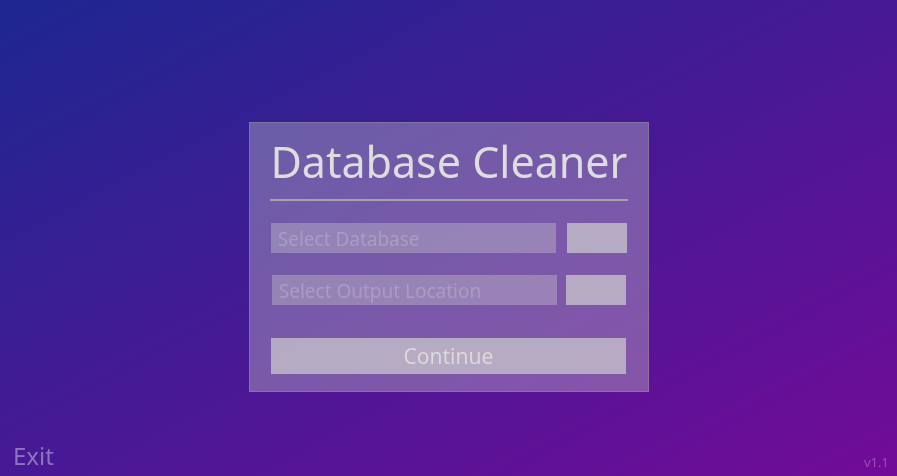
      <widget class="QWidget" name="home_page">
       <property name="styleSheet">
        <string notr="true">QWidget {
	background-color: qlineargradient(spread:pad, x1:0, y1:0, x2:1, y2:1, stop:0 rgba(29, 39, 145, 255), stop:1 rgba(114, 11, 152, 255));
}

QFrame {
	
	background-color: rgba(0, 0, 0, 0);
}</string>
       </property>
       <layout class="QVBoxLayout" name="verticalLayout">
        <property name="spacing">
         <number>0</number>
        </property>
        <property name="leftMargin">
         <number>0</number>
        </property>
        <property name="topMargin">
         <number>0</number>
        </property>
        <property name="rightMargin">
         <number>0</number>
        </property>
        <property name="bottomMargin">
         <number>0</number>
        </property>
        <item>
         <widget class="QFrame" name="frame_2">
          <property name="sizePolicy">
           <sizepolicy hsizetype="Expanding" vsizetype="Expanding">
            <horstretch>0</horstretch>
            <verstretch>0</verstretch>
           </sizepolicy>
          </property>
          <property name="frameShape">
           <enum>QFrame::StyledPanel</enum>
          </property>
          <property name="frameShadow">
           <enum>QFrame::Raised</enum>
          </property>
          <layout class="QVBoxLayout" name="verticalLayout_3">
           <property name="leftMargin">
            <number>0</number>
           </property>
           <property name="topMargin">
            <number>0</number>
           </property>
           <property name="rightMargin">
            <number>0</number>
           </property>
           <property name="bottomMargin">
            <number>0</number>
           </property>
           <item>
            <spacer name="verticalSpacer_2">
             <property name="orientation">
              <enum>Qt::Vertical</enum>
             </property>
             <property name="sizeHint" stdset="0">
              <size>
               <width>895</width>
               <height>120</height>
              </size>
             </property>
            </spacer>
           </item>
           <item>
            <widget class="QFrame" name="frame_26">
             <property name="minimumSize">
              <size>
               <width>90</width>
               <height>90</height>
              </size>
             </property>
             <property name="frameShape">
              <enum>QFrame::StyledPanel</enum>
             </property>
             <property name="frameShadow">
              <enum>QFrame::Raised</enum>
             </property>
             <layout class="QHBoxLayout" name="horizontalLayout_12">
              <property name="spacing">
               <number>0</number>
              </property>
              <property name="leftMargin">
               <number>0</number>
              </property>
              <property name="topMargin">
               <number>0</number>
              </property>
              <property name="rightMargin">
               <number>0</number>
              </property>
              <property name="bottomMargin">
               <number>0</number>
              </property>
              <item>
               <spacer name="horizontalSpacer_9">
                <property name="orientation">
                 <enum>Qt::Horizontal</enum>
                </property>
                <property name="sizeHint" stdset="0">
                 <size>
                  <width>245</width>
                  <height>20</height>
                 </size>
                </property>
               </spacer>
              </item>
              <item>
               <widget class="QFrame" name="frame_27">
                <property name="minimumSize">
                 <size>
                  <width>400</width>
                  <height>270</height>
                 </size>
                </property>
                <property name="maximumSize">
                 <size>
                  <width>400</width>
                  <height>270</height>
                 </size>
                </property>
                <property name="styleSheet">
                 <string notr="true">QFrame#frame_27 {
background-color: rgba(206, 206, 206, 90);
}</string>
                </property>
                <property name="frameShape">
                 <enum>QFrame::StyledPanel</enum>
                </property>
                <property name="frameShadow">
                 <enum>QFrame::Raised</enum>
                </property>
                <layout class="QVBoxLayout" name="verticalLayout_16">
                 <property name="spacing">
                  <number>0</number>
                 </property>
                 <property name="leftMargin">
                  <number>20</number>
                 </property>
                 <property name="topMargin">
                  <number>0</number>
                 </property>
                 <property name="rightMargin">
                  <number>20</number>
                 </property>
                 <property name="bottomMargin">
                  <number>0</number>
                 </property>
                 <item>
                  <widget class="QFrame" name="frame_6">
                   <property name="frameShape">
                    <enum>QFrame::StyledPanel</enum>
                   </property>
                   <property name="frameShadow">
                    <enum>QFrame::Raised</enum>
                   </property>
                   <layout class="QHBoxLayout" name="horizontalLayout_3">
                    <property name="spacing">
                     <number>0</number>
                    </property>
                    <property name="leftMargin">
                     <number>0</number>
                    </property>
                    <property name="topMargin">
                     <number>0</number>
                    </property>
                    <property name="rightMargin">
                     <number>0</number>
                    </property>
                    <property name="bottomMargin">
                     <number>0</number>
                    </property>
                    <item>
                     <widget class="QLabel" name="lbl_home_title">
                      <property name="sizePolicy">
                       <sizepolicy hsizetype="Preferred" vsizetype="Preferred">
                        <horstretch>0</horstretch>
                        <verstretch>0</verstretch>
                       </sizepolicy>
                      </property>
                      <property name="minimumSize">
                       <size>
                        <width>0</width>
                        <height>70</height>
                       </size>
                      </property>
                      <property name="maximumSize">
                       <size>
                        <width>16777215</width>
                        <height>70</height>
                       </size>
                      </property>
                      <property name="font">
                       <font>
                        <family>Microsoft YaHei</family>
                        <pointsize>32</pointsize>
                        <weight>50</weight>
                        <italic>false</italic>
                        <bold>false</bold>
                       </font>
                      </property>
                      <property name="styleSheet">
                       <string notr="true">color:#DDDDDD;</string>
                      </property>
                      <property name="text">
                       <string>Database Cleaner</string>
                      </property>
                      <property name="alignment">
                       <set>Qt::AlignCenter</set>
                      </property>
                     </widget>
                    </item>
                   </layout>
                  </widget>
                 </item>
                 <item>
                  <widget class="QFrame" name="frame_29">
                   <property name="minimumSize">
                    <size>
                     <width>0</width>
                     <height>2</height>
                    </size>
                   </property>
                   <property name="maximumSize">
                    <size>
                     <width>16777215</width>
                     <height>2</height>
                    </size>
                   </property>
                   <property name="styleSheet">
                    <string notr="true">background-color: rgba(206, 206, 206, 180);</string>
                   </property>
                   <property name="frameShape">
                    <enum>QFrame::StyledPanel</enum>
                   </property>
                   <property name="frameShadow">
                    <enum>QFrame::Raised</enum>
                   </property>
                  </widget>
                 </item>
                 <item>
                  <widget class="QFrame" name="frame_5">
                   <property name="minimumSize">
                    <size>
                     <width>0</width>
                     <height>15</height>
                    </size>
                   </property>
                   <property name="maximumSize">
                    <size>
                     <width>16777215</width>
                     <height>15</height>
                    </size>
                   </property>
                   <property name="frameShape">
                    <enum>QFrame::StyledPanel</enum>
                   </property>
                   <property name="frameShadow">
                    <enum>QFrame::Raised</enum>
                   </property>
                  </widget>
                 </item>
                 <item>
                  <widget class="QFrame" name="frame">
                   <property name="sizePolicy">
                    <sizepolicy hsizetype="Expanding" vsizetype="Expanding">
                     <horstretch>0</horstretch>
                     <verstretch>0</verstretch>
                    </sizepolicy>
                   </property>
                   <property name="minimumSize">
                    <size>
                     <width>0</width>
                     <height>45</height>
                    </size>
                   </property>
                   <property name="maximumSize">
                    <size>
                     <width>16777215</width>
                     <height>45</height>
                    </size>
                   </property>
                   <property name="frameShape">
                    <enum>QFrame::StyledPanel</enum>
                   </property>
                   <property name="frameShadow">
                    <enum>QFrame::Raised</enum>
                   </property>
                   <layout class="QHBoxLayout" name="horizontalLayout">
                    <property name="spacing">
                     <number>0</number>
                    </property>
                    <property name="leftMargin">
                     <number>0</number>
                    </property>
                    <property name="topMargin">
                     <number>0</number>
                    </property>
                    <property name="rightMargin">
                     <number>0</number>
                    </property>
                    <property name="bottomMargin">
                     <number>0</number>
                    </property>
                    <item>
                     <widget class="QLineEdit" name="qle_selected_database">
                      <property name="minimumSize">
                       <size>
                        <width>285</width>
                        <height>30</height>
                       </size>
                      </property>
                      <property name="maximumSize">
                       <size>
                        <width>285</width>
                        <height>16777215</height>
                       </size>
                      </property>
                      <property name="font">
                       <font>
                        <family>Microsoft YaHei</family>
                        <pointsize>14</pointsize>
                       </font>
                      </property>
                      <property name="styleSheet">
                       <string notr="true">background-color: rgba(206, 206, 206, 90);
border: 0px solid rgba(206, 206, 206, 90);
color: rgba(255, 255, 255, 100);</string>
                      </property>
                      <property name="text">
                       <string/>
                      </property>
                      <property name="readOnly">
                       <bool>true</bool>
                      </property>
                      <property name="placeholderText">
                       <string> Select Database</string>
                      </property>
                      <property name="clearButtonEnabled">
                       <bool>false</bool>
                      </property>
                     </widget>
                    </item>
                    <item>
                     <spacer name="horizontalSpacer_13">
                      <property name="orientation">
                       <enum>Qt::Horizontal</enum>
                      </property>
                      <property name="sizeHint" stdset="0">
                       <size>
                        <width>40</width>
                        <height>20</height>
                       </size>
                      </property>
                     </spacer>
                    </item>
                    <item>
                     <widget class="QPushButton" name="btn_select_database">
                      <property name="minimumSize">
                       <size>
                        <width>60</width>
                        <height>30</height>
                       </size>
                      </property>
                      <property name="maximumSize">
                       <size>
                        <width>60</width>
                        <height>16777215</height>
                       </size>
                      </property>
                      <property name="font">
                       <font>
                        <family>Microsoft YaHei</family>
                        <pointsize>14</pointsize>
                        <weight>50</weight>
                        <bold>false</bold>
                       </font>
                      </property>
                      <property name="styleSheet">
                       <string notr="true">QPushButton {
	background-color: rgba(206, 206, 206, 180);
	color: rgb(238, 238, 238);
	border-radius: 20px;
}
QPushButton:hover {
	background-color: rgba(206, 206, 206, 240);
	color: rgb(238, 238, 238);
	border-radius: 20px;
}</string>
                      </property>
                      <property name="text">
                       <string/>
                      </property>
                      <property name="icon">
                       <iconset>
                        <normaloff>icons/folder_w.png</normaloff>icons/folder_w.png</iconset>
                      </property>
                      <property name="iconSize">
                       <size>
                        <width>32</width>
                        <height>32</height>
                       </size>
                      </property>
                     </widget>
                    </item>
                   </layout>
                  </widget>
                 </item>
                 <item>
                  <widget class="QFrame" name="frame_30">
                   <property name="minimumSize">
                    <size>
                     <width>0</width>
                     <height>60</height>
                    </size>
                   </property>
                   <property name="maximumSize">
                    <size>
                     <width>16777215</width>
                     <height>60</height>
                    </size>
                   </property>
                   <property name="frameShape">
                    <enum>QFrame::StyledPanel</enum>
                   </property>
                   <property name="frameShadow">
                    <enum>QFrame::Raised</enum>
                   </property>
                   <layout class="QHBoxLayout" name="horizontalLayout_15">
                    <property name="spacing">
                     <number>0</number>
                    </property>
                    <property name="leftMargin">
                     <number>0</number>
                    </property>
                    <property name="topMargin">
                     <number>0</number>
                    </property>
                    <property name="rightMargin">
                     <number>0</number>
                    </property>
                    <property name="bottomMargin">
                     <number>0</number>
                    </property>
                    <item>
                     <widget class="QFrame" name="frame_31">
                      <property name="sizePolicy">
                       <sizepolicy hsizetype="Expanding" vsizetype="Expanding">
                        <horstretch>0</horstretch>
                        <verstretch>0</verstretch>
                       </sizepolicy>
                      </property>
                      <property name="minimumSize">
                       <size>
                        <width>0</width>
                        <height>45</height>
                       </size>
                      </property>
                      <property name="maximumSize">
                       <size>
                        <width>16777215</width>
                        <height>45</height>
                       </size>
                      </property>
                      <property name="frameShape">
                       <enum>QFrame::StyledPanel</enum>
                      </property>
                      <property name="frameShadow">
                       <enum>QFrame::Raised</enum>
                      </property>
                      <layout class="QHBoxLayout" name="horizontalLayout_14">
                       <property name="spacing">
                        <number>0</number>
                       </property>
                       <property name="leftMargin">
                        <number>0</number>
                       </property>
                       <property name="topMargin">
                        <number>0</number>
                       </property>
                       <property name="rightMargin">
                        <number>0</number>
                       </property>
                       <property name="bottomMargin">
                        <number>0</number>
                       </property>
                       <item>
                        <widget class="QLineEdit" name="qle_selected_output">
                         <property name="minimumSize">
                          <size>
                           <width>285</width>
                           <height>30</height>
                          </size>
                         </property>
                         <property name="maximumSize">
                          <size>
                           <width>285</width>
                           <height>16777215</height>
                          </size>
                         </property>
                         <property name="font">
                          <font>
                           <family>Microsoft YaHei</family>
                           <pointsize>14</pointsize>
                          </font>
                         </property>
                         <property name="styleSheet">
                          <string notr="true">background-color: rgba(206, 206, 206, 90);
border: 0px solid rgba(206, 206, 206, 90);
color: rgba(255, 255, 255, 100);</string>
                         </property>
                         <property name="text">
                          <string/>
                         </property>
                         <property name="readOnly">
                          <bool>true</bool>
                         </property>
                         <property name="placeholderText">
                          <string> Select Output Location</string>
                         </property>
                         <property name="clearButtonEnabled">
                          <bool>false</bool>
                         </property>
                        </widget>
                       </item>
                       <item>
                        <spacer name="horizontalSpacer_3">
                         <property name="orientation">
                          <enum>Qt::Horizontal</enum>
                         </property>
                         <property name="sizeHint" stdset="0">
                          <size>
                           <width>40</width>
                           <height>20</height>
                          </size>
                         </property>
                        </spacer>
                       </item>
                       <item>
                        <widget class="QPushButton" name="btn_select_output">
                         <property name="minimumSize">
                          <size>
                           <width>60</width>
                           <height>30</height>
                          </size>
                         </property>
                         <property name="maximumSize">
                          <size>
                           <width>60</width>
                           <height>16777215</height>
                          </size>
                         </property>
                         <property name="font">
                          <font>
                           <family>Microsoft YaHei</family>
                           <pointsize>14</pointsize>
                           <weight>50</weight>
                           <bold>false</bold>
                          </font>
                         </property>
                         <property name="styleSheet">
                          <string notr="true">QPushButton {
	background-color: rgba(206, 206, 206, 180);
	color: rgb(238, 238, 238);
	border-radius: 20px;
}
QPushButton:hover {
	background-color: rgba(206, 206, 206, 240);
	color: rgb(238, 238, 238);
	border-radius: 20px;
}</string>
                         </property>
                         <property name="text">
                          <string/>
                         </property>
                         <property name="icon">
                          <iconset>
                           <normaloff>icons/folder_w.png</normaloff>icons/folder_w.png</iconset>
                         </property>
                         <property name="iconSize">
                          <size>
                           <width>32</width>
                           <height>32</height>
                          </size>
                         </property>
                        </widget>
                       </item>
                      </layout>
                     </widget>
                    </item>
                   </layout>
                  </widget>
                 </item>
                 <item>
                  <widget class="QFrame" name="frame_28">
                   <property name="minimumSize">
                    <size>
                     <width>0</width>
                     <height>70</height>
                    </size>
                   </property>
                   <property name="maximumSize">
                    <size>
                     <width>16777215</width>
                     <height>70</height>
                    </size>
                   </property>
                   <property name="frameShape">
                    <enum>QFrame::StyledPanel</enum>
                   </property>
                   <property name="frameShadow">
                    <enum>QFrame::Raised</enum>
                   </property>
                   <layout class="QHBoxLayout" name="horizontalLayout_13">
                    <property name="spacing">
                     <number>0</number>
                    </property>
                    <property name="leftMargin">
                     <number>0</number>
                    </property>
                    <property name="topMargin">
                     <number>0</number>
                    </property>
                    <property name="rightMargin">
                     <number>0</number>
                    </property>
                    <property name="bottomMargin">
                     <number>0</number>
                    </property>
                    <item>
                     <widget class="QPushButton" name="btn_home_continue">
                      <property name="minimumSize">
                       <size>
                        <width>355</width>
                        <height>36</height>
                       </size>
                      </property>
                      <property name="maximumSize">
                       <size>
                        <width>355</width>
                        <height>36</height>
                       </size>
                      </property>
                      <property name="font">
                       <font>
                        <family>Microsoft YaHei</family>
                        <pointsize>16</pointsize>
                       </font>
                      </property>
                      <property name="styleSheet">
                       <string notr="true">
QPushButton {
	background-color: rgba(206, 206, 206, 180);
	border-radius: 0px;
	color: rgb(218, 218, 218);
}
QPushButton:hover {
	background-color: rgba(206, 206, 206, 240);
	border-radius: 0px;
	color: rgb(255, 255,255);
}</string>
                      </property>
                      <property name="text">
                       <string>Continue</string>
                      </property>
                     </widget>
                    </item>
                   </layout>
                  </widget>
                 </item>
                </layout>
               </widget>
              </item>
              <item>
               <spacer name="horizontalSpacer_10">
                <property name="orientation">
                 <enum>Qt::Horizontal</enum>
                </property>
                <property name="sizeHint" stdset="0">
                 <size>
                  <width>245</width>
                  <height>20</height>
                 </size>
                </property>
               </spacer>
              </item>
             </layout>
            </widget>
           </item>
          </layout>
         </widget>
        </item>
        <item>
         <widget class="QFrame" name="frame_3">
          <property name="sizePolicy">
           <sizepolicy hsizetype="Expanding" vsizetype="Expanding">
            <horstretch>0</horstretch>
            <verstretch>0</verstretch>
           </sizepolicy>
          </property>
          <property name="frameShape">
           <enum>QFrame::StyledPanel</enum>
          </property>
          <property name="frameShadow">
           <enum>QFrame::Raised</enum>
          </property>
          <layout class="QVBoxLayout" name="verticalLayout_4">
           <property name="spacing">
            <number>0</number>
           </property>
           <property name="leftMargin">
            <number>0</number>
           </property>
           <property name="topMargin">
            <number>0</number>
           </property>
           <property name="rightMargin">
            <number>0</number>
           </property>
           <property name="bottomMargin">
            <number>0</number>
           </property>
           <item>
            <spacer name="verticalSpacer">
             <property name="orientation">
              <enum>Qt::Vertical</enum>
             </property>
             <property name="sizeHint" stdset="0">
              <size>
               <width>20</width>
               <height>40</height>
              </size>
             </property>
            </spacer>
           </item>
          </layout>
         </widget>
        </item>
        <item>
         <widget class="QFrame" name="frame_4">
          <property name="sizePolicy">
           <sizepolicy hsizetype="Expanding" vsizetype="Expanding">
            <horstretch>0</horstretch>
            <verstretch>0</verstretch>
           </sizepolicy>
          </property>
          <property name="maximumSize">
           <size>
            <width>16777215</width>
            <height>40</height>
           </size>
          </property>
          <property name="frameShape">
           <enum>QFrame::StyledPanel</enum>
          </property>
          <property name="frameShadow">
           <enum>QFrame::Raised</enum>
          </property>
          <layout class="QHBoxLayout" name="horizontalLayout_2">
           <property name="spacing">
            <number>0</number>
           </property>
           <property name="leftMargin">
            <number>0</number>
           </property>
           <property name="topMargin">
            <number>0</number>
           </property>
           <property name="rightMargin">
            <number>0</number>
           </property>
           <property name="bottomMargin">
            <number>0</number>
           </property>
           <item>
            <widget class="QPushButton" name="btn_exit">
             <property name="sizePolicy">
              <sizepolicy hsizetype="Minimum" vsizetype="Minimum">
               <horstretch>0</horstretch>
               <verstretch>0</verstretch>
              </sizepolicy>
             </property>
             <property name="minimumSize">
              <size>
               <width>65</width>
               <height>0</height>
              </size>
             </property>
             <property name="maximumSize">
              <size>
               <width>55</width>
               <height>16777215</height>
              </size>
             </property>
             <property name="font">
              <font>
               <family>Microsoft YaHei</family>
               <pointsize>18</pointsize>
              </font>
             </property>
             <property name="styleSheet">
              <string notr="true">QPushButton {
	color: rgba(255,255, 255, 100);
	border: 0px solid;
	background-color: rgba(0, 0, 0, 0);
	border-radius: 15px;
}
QPushButton:hover {
	background-color: rgba(0, 0, 0, 0);
	border-radius: 15px;
	border: 0px solid;
	color: rgba(255,255, 255, 255);
	
}</string>
             </property>
             <property name="text">
              <string>Exit</string>
             </property>
            </widget>
           </item>
           <item>
            <spacer name="horizontalSpacer">
             <property name="orientation">
              <enum>Qt::Horizontal</enum>
             </property>
             <property name="sizeHint" stdset="0">
              <size>
               <width>10</width>
               <height>10</height>
              </size>
             </property>
            </spacer>
           </item>
           <item>
            <widget class="QLabel" name="lvl_version">
             <property name="sizePolicy">
              <sizepolicy hsizetype="Minimum" vsizetype="Minimum">
               <horstretch>0</horstretch>
               <verstretch>0</verstretch>
              </sizepolicy>
             </property>
             <property name="minimumSize">
              <size>
               <width>32</width>
               <height>50</height>
              </size>
             </property>
             <property name="font">
              <font>
               <family>Microsoft YaHei</family>
               <pointsize>10</pointsize>
              </font>
             </property>
             <property name="styleSheet">
              <string notr="true">color: rgba(255,255, 255, 70);</string>
             </property>
             <property name="text">
              <string>v1.1</string>
             </property>
             <property name="alignment">
              <set>Qt::AlignLeading|Qt::AlignLeft|Qt::AlignVCenter</set>
             </property>
            </widget>
           </item>
          </layout>
         </widget>
        </item>
       </layout>
      </widget>
